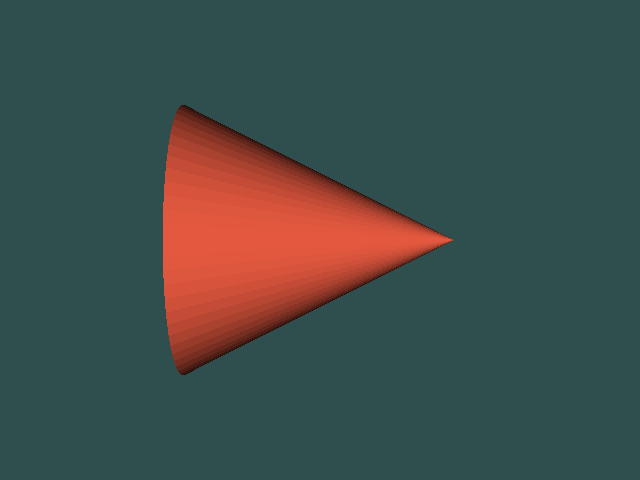

This chart was generated by the following Python code:
#!/usr/bin/env python

# Demonstrate keypress event handling with a custom interactor style.
# Press 's' to toggle wireframe, 'c' to toggle color, and 'q' to quit.
# The current key is printed to the console.

# Factory overrides: importing these modules registers the OpenGL rendering
# and interaction style implementations for vtkRenderingCore factory classes.
import vtkmodules.vtkInteractionStyle  # noqa: F401
import vtkmodules.vtkRenderingOpenGL2  # noqa: F401

# VTK pipeline classes used in this example
from vtkmodules.vtkFiltersSources import vtkConeSource
from vtkmodules.vtkInteractionStyle import vtkInteractorStyleTrackballCamera
from vtkmodules.vtkRenderingCore import (
    vtkActor,
    vtkPolyDataMapper,
    vtkRenderWindow,
    vtkRenderWindowInteractor,
    vtkRenderer,
)

# Colors (normalized RGB)
tomato_rgb = (1.0, 0.388, 0.278)
steel_blue_rgb = (0.275, 0.510, 0.706)
gold_rgb = (1.0, 0.843, 0.0)
medium_sea_green_rgb = (0.235, 0.702, 0.443)
orchid_rgb = (0.855, 0.439, 0.839)
dark_slate_gray_rgb = (0.184, 0.310, 0.310)

# Source: generate a cone
cone = vtkConeSource()
cone.SetResolution(64)

# Mapper: map cone polygon data to graphics primitives
mapper = vtkPolyDataMapper()
mapper.SetInputConnection(cone.GetOutputPort())

# Actor: assign the mapped geometry
actor = vtkActor()
actor.SetMapper(mapper)
actor.GetProperty().SetColor(tomato_rgb)

# Renderer: assemble the scene
renderer = vtkRenderer()
renderer.AddActor(actor)
renderer.SetBackground(dark_slate_gray_rgb)

# Window: display the rendered scene
render_window = vtkRenderWindow()
render_window.AddRenderer(renderer)
render_window.SetWindowName("keypress events")
render_window.SetMultiSamples(0)
render_window.SetSize(640, 480)

# Interactor: handle mouse and keyboard events
interactor = vtkRenderWindowInteractor()
interactor.SetRenderWindow(render_window)
interactor_style_trackball_camera = vtkInteractorStyleTrackballCamera()
interactor.SetInteractorStyle(interactor_style_trackball_camera)

# Alternate color list
color_list = [tomato_rgb, steel_blue_rgb, gold_rgb, medium_sea_green_rgb, orchid_rgb]
color_index = [0]


# Keypress callback: toggle wireframe with 's', cycle color with 'c'
def on_keypress(obj, event):
    key = obj.GetKeySym()
    print(f"Key pressed: {key}")
    if key == "s":
        rep = actor.GetProperty().GetRepresentation()
        if rep == 1:
            actor.GetProperty().SetRepresentationToSurface()
        else:
            actor.GetProperty().SetRepresentationToWireframe()
        render_window.Render()
    elif key == "c":
        color_index[0] = (color_index[0] + 1) % len(color_list)
        actor.GetProperty().SetColor(color_list[color_index[0]])
        render_window.Render()


interactor.AddObserver("KeyPressEvent", on_keypress)

# Launch the interactive visualization
interactor.Initialize()
interactor.Start()
